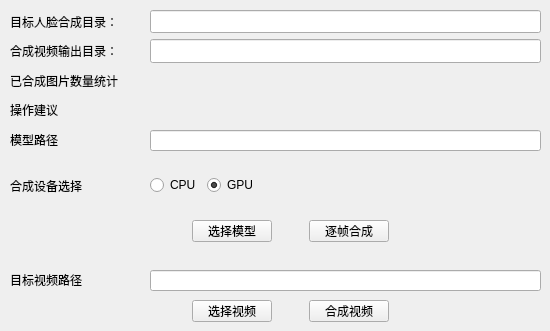
    <widget class="QWidget" name="tab_3">
     <attribute name="title">
      <string>视频合成</string>
     </attribute>
     <widget class="QWidget" name="layoutWidget">
      <property name="geometry">
       <rect>
        <x>10</x>
        <y>10</y>
        <width>121</width>
        <height>111</height>
       </rect>
      </property>
      <layout class="QVBoxLayout" name="verticalLayout_7">
       <item>
        <widget class="QLabel" name="label_15">
         <property name="text">
          <string>目标人脸合成目录：</string>
         </property>
        </widget>
       </item>
       <item>
        <widget class="QLabel" name="label_16">
         <property name="text">
          <string>合成视频输出目录：</string>
         </property>
        </widget>
       </item>
       <item>
        <widget class="QLabel" name="label_22">
         <property name="text">
          <string>已合成图片数量统计</string>
         </property>
        </widget>
       </item>
       <item>
        <widget class="QLabel" name="label_23">
         <property name="text">
          <string>操作建议</string>
         </property>
         <property name="alignment">
          <set>Qt::AlignLeading|Qt::AlignLeft|Qt::AlignVCenter</set>
         </property>
        </widget>
       </item>
      </layout>
     </widget>
     <widget class="QWidget" name="layoutWidget">
      <property name="geometry">
       <rect>
        <x>150</x>
        <y>10</y>
        <width>391</width>
        <height>111</height>
       </rect>
      </property>
      <layout class="QVBoxLayout" name="verticalLayout_8">
       <item>
        <widget class="QLineEdit" name="le_dst_merge_dir">
         <property name="sizePolicy">
          <sizepolicy hsizetype="Expanding" vsizetype="Preferred">
           <horstretch>0</horstretch>
           <verstretch>0</verstretch>
          </sizepolicy>
         </property>
         <property name="contextMenuPolicy">
          <enum>Qt::CustomContextMenu</enum>
         </property>
         <property name="readOnly">
          <bool>true</bool>
         </property>
        </widget>
       </item>
       <item>
        <widget class="QLineEdit" name="le_result_dir">
         <property name="sizePolicy">
          <sizepolicy hsizetype="Expanding" vsizetype="Preferred">
           <horstretch>0</horstretch>
           <verstretch>0</verstretch>
          </sizepolicy>
         </property>
         <property name="contextMenuPolicy">
          <enum>Qt::CustomContextMenu</enum>
         </property>
         <property name="readOnly">
          <bool>true</bool>
         </property>
        </widget>
       </item>
       <item>
        <widget class="QLabel" name="label_dst_merge_file_count">
         <property name="text">
          <string/>
         </property>
        </widget>
       </item>
       <item>
        <widget class="QLabel" name="label_dst_merge_suggest">
         <property name="styleSheet">
          <string notr="true">color: rgb(85, 170, 255);</string>
         </property>
         <property name="text">
          <string/>
         </property>
        </widget>
       </item>
      </layout>
     </widget>
     <widget class="QLineEdit" name="le_model_path">
      <property name="enabled">
       <bool>true</bool>
      </property>
      <property name="geometry">
       <rect>
        <x>150</x>
        <y>130</y>
        <width>391</width>
        <height>21</height>
       </rect>
      </property>
      <property name="sizePolicy">
       <sizepolicy hsizetype="Expanding" vsizetype="Preferred">
        <horstretch>0</horstretch>
        <verstretch>0</verstretch>
       </sizepolicy>
      </property>
      <property name="focusPolicy">
       <enum>Qt::NoFocus</enum>
      </property>
      <property name="readOnly">
       <bool>true</bool>
      </property>
     </widget>
     <widget class="QLabel" name="label_12">
      <property name="geometry">
       <rect>
        <x>10</x>
        <y>130</y>
        <width>71</width>
        <height>20</height>
       </rect>
      </property>
      <property name="sizePolicy">
       <sizepolicy hsizetype="Fixed" vsizetype="Preferred">
        <horstretch>0</horstretch>
        <verstretch>0</verstretch>
       </sizepolicy>
      </property>
      <property name="text">
       <string>模型路径</string>
      </property>
     </widget>
     <widget class="QLabel" name="label_21">
      <property name="geometry">
       <rect>
        <x>10</x>
        <y>270</y>
        <width>91</width>
        <height>20</height>
       </rect>
      </property>
      <property name="sizePolicy">
       <sizepolicy hsizetype="Fixed" vsizetype="Preferred">
        <horstretch>0</horstretch>
        <verstretch>0</verstretch>
       </sizepolicy>
      </property>
      <property name="text">
       <string>目标视频路径</string>
      </property>
     </widget>
     <widget class="QLineEdit" name="le_dst_video_path">
      <property name="geometry">
       <rect>
        <x>150</x>
        <y>270</y>
        <width>391</width>
        <height>21</height>
       </rect>
      </property>
      <property name="sizePolicy">
       <sizepolicy hsizetype="Preferred" vsizetype="Preferred">
        <horstretch>0</horstretch>
        <verstretch>10</verstretch>
       </sizepolicy>
      </property>
      <property name="focusPolicy">
       <enum>Qt::NoFocus</enum>
      </property>
      <property name="readOnly">
       <bool>true</bool>
      </property>
     </widget>
     <widget class="QWidget" name="layoutWidget">
      <property name="geometry">
       <rect>
        <x>10</x>
        <y>160</y>
        <width>111</width>
        <height>51</height>
       </rect>
      </property>
      <layout class="QVBoxLayout" name="verticalLayout_5">
       <item>
        <widget class="QLabel" name="label_24">
         <property name="text">
          <string>合成设备选择</string>
         </property>
        </widget>
       </item>
      </layout>
     </widget>
     <widget class="QWidget" name="layoutWidget">
      <property name="geometry">
       <rect>
        <x>150</x>
        <y>160</y>
        <width>391</width>
        <height>51</height>
       </rect>
      </property>
      <layout class="QVBoxLayout" name="verticalLayout_16">
       <item>
        <layout class="QHBoxLayout" name="horizontalLayout_5">
         <item>
          <widget class="QRadioButton" name="rb_merge_device_use_cpu">
           <property name="text">
            <string>CPU</string>
           </property>
          </widget>
         </item>
         <item>
          <widget class="QRadioButton" name="rb_merge_device_use_gpu">
           <property name="text">
            <string>GPU</string>
           </property>
           <property name="checked">
            <bool>true</bool>
           </property>
          </widget>
         </item>
         <item>
          <spacer name="horizontalSpacer_3">
           <property name="orientation">
            <enum>Qt::Horizontal</enum>
           </property>
           <property name="sizeHint" stdset="0">
            <size>
             <width>40</width>
             <height>20</height>
            </size>
           </property>
          </spacer>
         </item>
        </layout>
       </item>
      </layout>
     </widget>
     <widget class="QWidget" name="layoutWidget">
      <property name="geometry">
       <rect>
        <x>160</x>
        <y>300</y>
        <width>261</width>
        <height>22</height>
       </rect>
      </property>
      <layout class="QHBoxLayout" name="horizontalLayout_4">
       <item>
        <spacer name="horizontalSpacer_6">
         <property name="orientation">
          <enum>Qt::Horizontal</enum>
         </property>
         <property name="sizeHint" stdset="0">
          <size>
           <width>40</width>
           <height>20</height>
          </size>
         </property>
        </spacer>
       </item>
       <item>
        <widget class="QPushButton" name="pushButton_8">
         <property name="sizePolicy">
          <sizepolicy hsizetype="Fixed" vsizetype="Preferred">
           <horstretch>0</horstretch>
           <verstretch>0</verstretch>
          </sizepolicy>
         </property>
         <property name="text">
          <string>选择视频</string>
         </property>
        </widget>
       </item>
       <item>
        <spacer name="horizontalSpacer_5">
         <property name="orientation">
          <enum>Qt::Horizontal</enum>
         </property>
         <property name="sizeHint" stdset="0">
          <size>
           <width>40</width>
           <height>20</height>
          </size>
         </property>
        </spacer>
       </item>
       <item>
        <widget class="QPushButton" name="pushButton_2">
         <property name="sizePolicy">
          <sizepolicy hsizetype="Fixed" vsizetype="Preferred">
           <horstretch>0</horstretch>
           <verstretch>0</verstretch>
          </sizepolicy>
         </property>
         <property name="toolTip">
          <string>将最终生成的替换后的图片合成为视频文件</string>
         </property>
         <property name="text">
          <string>合成视频</string>
         </property>
        </widget>
       </item>
       <item>
        <spacer name="horizontalSpacer_4">
         <property name="orientation">
          <enum>Qt::Horizontal</enum>
         </property>
         <property name="sizeHint" stdset="0">
          <size>
           <width>40</width>
           <height>20</height>
          </size>
         </property>
        </spacer>
       </item>
      </layout>
     </widget>
     <widget class="QWidget" name="layoutWidget">
      <property name="geometry">
       <rect>
        <x>160</x>
        <y>220</y>
        <width>261</width>
        <height>22</height>
       </rect>
      </property>
      <layout class="QHBoxLayout" name="horizontalLayout_6">
       <item>
        <spacer name="horizontalSpacer_7">
         <property name="orientation">
          <enum>Qt::Horizontal</enum>
         </property>
         <property name="sizeHint" stdset="0">
          <size>
           <width>40</width>
           <height>20</height>
          </size>
         </property>
        </spacer>
       </item>
       <item>
        <widget class="QPushButton" name="pushButton_6">
         <property name="sizePolicy">
          <sizepolicy hsizetype="Fixed" vsizetype="Preferred">
           <horstretch>0</horstretch>
           <verstretch>0</verstretch>
          </sizepolicy>
         </property>
         <property name="text">
          <string>选择模型</string>
         </property>
        </widget>
       </item>
       <item>
        <spacer name="horizontalSpacer_8">
         <property name="orientation">
          <enum>Qt::Horizontal</enum>
         </property>
         <property name="sizeHint" stdset="0">
          <size>
           <width>40</width>
           <height>20</height>
          </size>
         </property>
        </spacer>
       </item>
       <item>
        <widget class="QPushButton" name="pushButton_7">
         <property name="sizePolicy">
          <sizepolicy hsizetype="Fixed" vsizetype="Preferred">
           <horstretch>0</horstretch>
           <verstretch>0</verstretch>
          </sizepolicy>
         </property>
         <property name="toolTip">
          <string>使用当前已经训练好的模型，把剑三虚拟角色的脸部特征替换到目标图片的人脸上</string>
         </property>
         <property name="text">
          <string>逐帧合成</string>
         </property>
        </widget>
       </item>
       <item>
        <spacer name="horizontalSpacer_9">
         <property name="orientation">
          <enum>Qt::Horizontal</enum>
         </property>
         <property name="sizeHint" stdset="0">
          <size>
           <width>40</width>
           <height>20</height>
          </size>
         </property>
        </spacer>
       </item>
      </layout>
     </widget>
    </widget>
